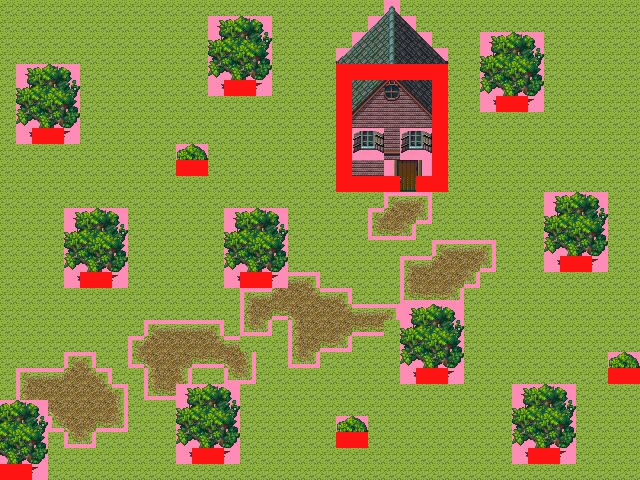

This game map was drawn from its Tiled (.tmx) file and the tilesets committed beside it. A one-line description and the trimmed map source follow:
An orthogonal 40x30 tile map with 16x16 px tiles, 6 tile layers (Lower, Chemin, Elements Base, Elements Top Down, ...), 3 tilesets.

<map version="1.0" tiledversion="1.0.2" orientation="orthogonal" renderorder="right-down" width="40" height="30" tilewidth="16" tileheight="16" nextobjectid="1">
 <tileset firstgid="1" source="../TileSet/Foret_01.tsx" />
 <tileset firstgid="511" source="../TileSet/Collisions.tsx" />
 <tileset firstgid="512" source="../TileSet/ExterieurMaison.tsx" />
 <layer name="Lower" width="40" height="30">
  <data>[1200 cells, 1200 non-empty, 2 distinct tile ids]</data>
 </layer>
 <layer name="Chemin" width="40" height="30">
  <data>[1200 cells, 122 non-empty, 13 distinct tile ids]</data>
 </layer>
 <layer name="Elements Base" width="40" height="30">
  <data>[1200 cells, 101 non-empty, 31 distinct tile ids]</data>
 </layer>
 <layer name="Elements Top Down" width="40" height="30">
  <data>[1200 cells, 6 non-empty, 6 distinct tile ids]</data>
 </layer>
 <layer name="Elements Top Up" width="40" height="30">
  <data>[1200 cells, 189 non-empty, 33 distinct tile ids]</data>
 </layer>
 <layer name="Collisions" width="40" height="30">
  <data>[1200 cells, 51 non-empty, 1 distinct tile ids]</data>
 </layer>
</map>